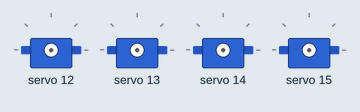
A sketch run on a simulated Arduino Uno, built with avr-gcc and run on an emulated ATmega328P. Parts: 4 × servo. What the sketch prints to the serial monitor is not drawn.

Above: at 0.15 s.
At 4.19 s:
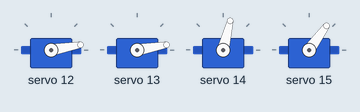
At 13.0 s:
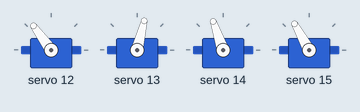
At 22.76 s:
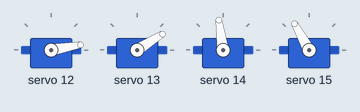
At 30.33 s:
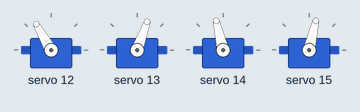
At 36.7 s:
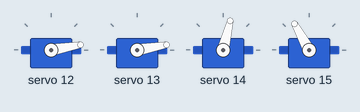
Timing chart, 0 to 40.0 s (numbered marks = the images above):
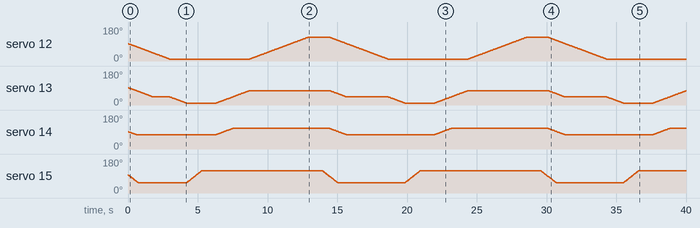

The sketch:

servoArmPfad.ino
```cpp
#include <Wire.h>
#include <Adafruit_PWMServoDriver.h>

class Actuator {
public:
  Actuator(Adafruit_PWMServoDriver &newPwm, int newChannel = 0, int newMinPwm = 200, int newMaxPwm = 400, int newSpeed = 10, int newInterval = 30)
    : pwm(newPwm),
      channel(newChannel),
      minPwm(newMinPwm),
      maxPwm(newMaxPwm),
      speed(newSpeed),
      updateIntervalMs(newInterval),
      timeNextUpdateMs(0) {
    if (speed < 0) speed *= -1;
    if (updateIntervalMs < 0) updateIntervalMs *= -1;
    setPosition(500);
    posCur = posSet;
    update();
  }

  // set position in range 0..1000
  void setPosition(int newPos) {
    posSet = newPos > 1000 ? 1000 : newPos < 0 ? 0
                                               : newPos;
    update();
  }

  // set position in range 0..1000 with new speed
  void setPosition(int newPos, int newSpeed) {
    speed = newSpeed < 0 ? 0 : newSpeed;
    setPosition(newPos);
  }

  // initialize timing of the aActuator class
  void resetTime() {
    timeNextUpdateMs = millis();
  }

  // call this method as often as you like but at least every updateIntervalMs
  void update() {
    if (millis() > timeNextUpdateMs) {
      timeNextUpdateMs += updateIntervalMs;
      if (posCur < posSet) {
        // increasing position
        if (posSet - posCur < speed) {
          // by remaining bit
          posCur = posSet;
        } else {
          // by speed
          posCur += speed;
        }
      }
      if (posCur > posSet) {
        // decreasing position
        if (posCur - posSet < speed) {
          // by remaining bit
          posCur = posSet;
        } else {
          // by speed
          posCur -= speed;
        }
      }
      pwm.setPWM(channel, 0, map(posCur, 0, 1000, minPwm, maxPwm));
    }
  }

  // returns `true` if current position is at set position
  bool isTargetReached() {
    update();
    return posCur == posSet;
  }

protected:
  Adafruit_PWMServoDriver &pwm;
  int channel;
  int minPwm;
  int maxPwm;
  int posSet;
  int posCur;
  int speed;
  unsigned updateIntervalMs;
  unsigned long timeNextUpdateMs;
};


Adafruit_PWMServoDriver pwm = Adafruit_PWMServoDriver();


Actuator shoulderPan(pwm, 12, 650, 2350, 5);
Actuator shoulderTilt(pwm, 13, 650, 2350, 5);
Actuator ellbow(pwm, 14, 2350, 650, 5);
Actuator grip(pwm, 15, 2000, 1100, 20);


void reachTargets() {
  while (!shoulderPan.isTargetReached()
         || !shoulderTilt.isTargetReached()
         || !ellbow.isTargetReached()
         || !grip.isTargetReached()) {
    shoulderPan.update();
    shoulderTilt.update();
    ellbow.update();
    grip.update();
    delay(1);
  }
}

void myDelay(int ms) {
  auto endMillis = millis() + ms;
  while (millis() < endMillis) {
    shoulderPan.update();
    shoulderTilt.update();
    ellbow.update();
    grip.update();
    delay(1);
  };
}


void setup() {
  Serial.begin(9600);
  Serial.setTimeout(5);
  Serial.println("Servo Arm sequencer starting...");

  pwm.begin();
  pwm.setOscillatorFrequency(27000000);
  // 244 Hz for T = 4.096 ms, so that pwm.setPWM essentially takes uS as parameters
  //  most servos handle this just fine
  pwm.setPWMFreq(244);  //50);
  shoulderPan.resetTime();
  shoulderTilt.resetTime();
  ellbow.resetTime();
  grip.resetTime();
}

void loop() {
  grip.setPosition(1000);
  shoulderPan.setPosition(0);
shoulderTilt.setPosition(200);
ellbow.setPosition(600);
reachTargets();
shoulderTilt.setPosition(0);
reachTargets();
  grip.setPosition(250);
reachTargets();

  myDelay(1000);
   shoulderTilt.setPosition(400);
  ellbow.setPosition(400);

  reachTargets();
  shoulderPan.setPosition(700);
  reachTargets();


  reachTargets();

  myDelay(1000);
  grip.setPosition(600);
  reachTargets();


}
```
